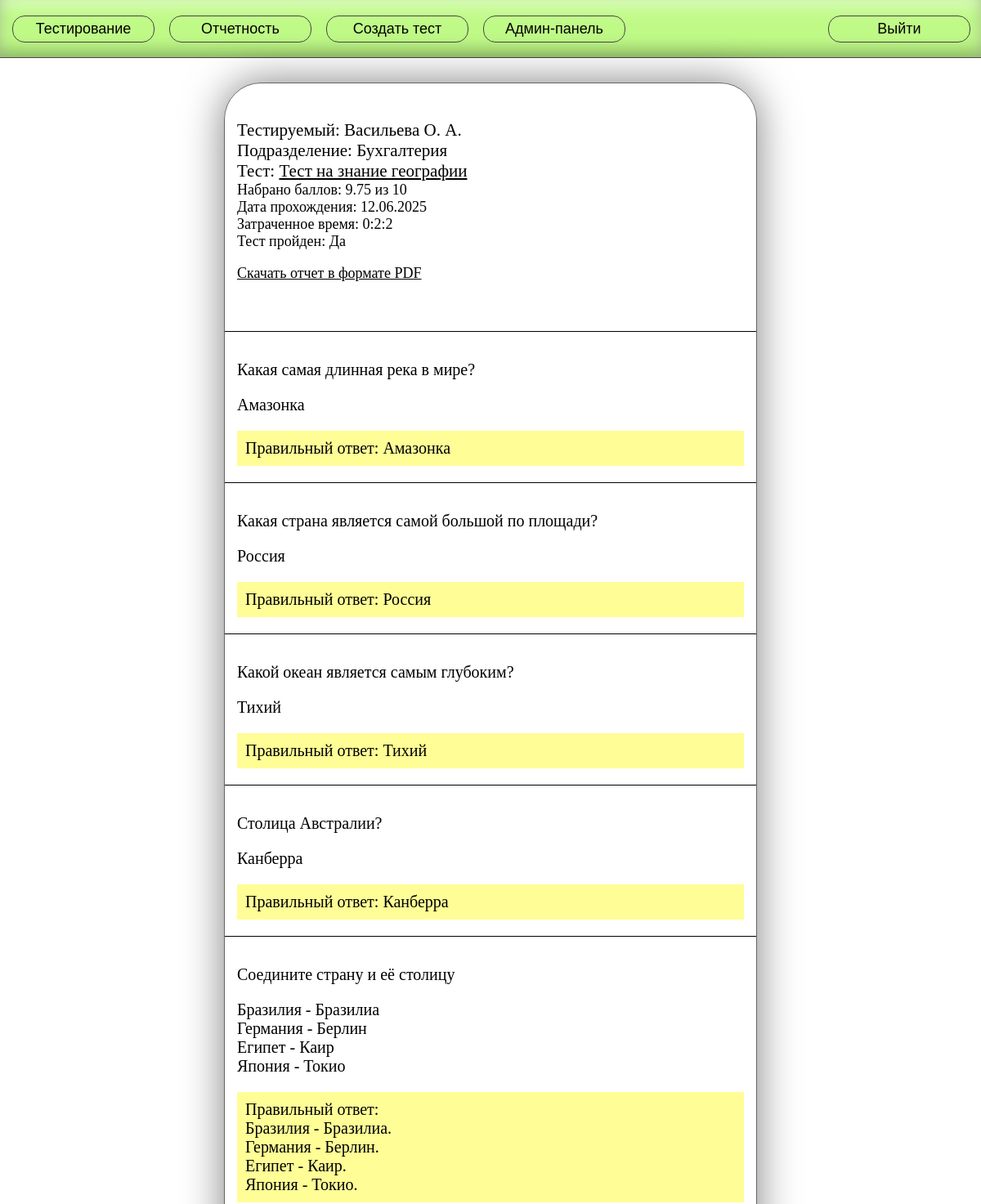
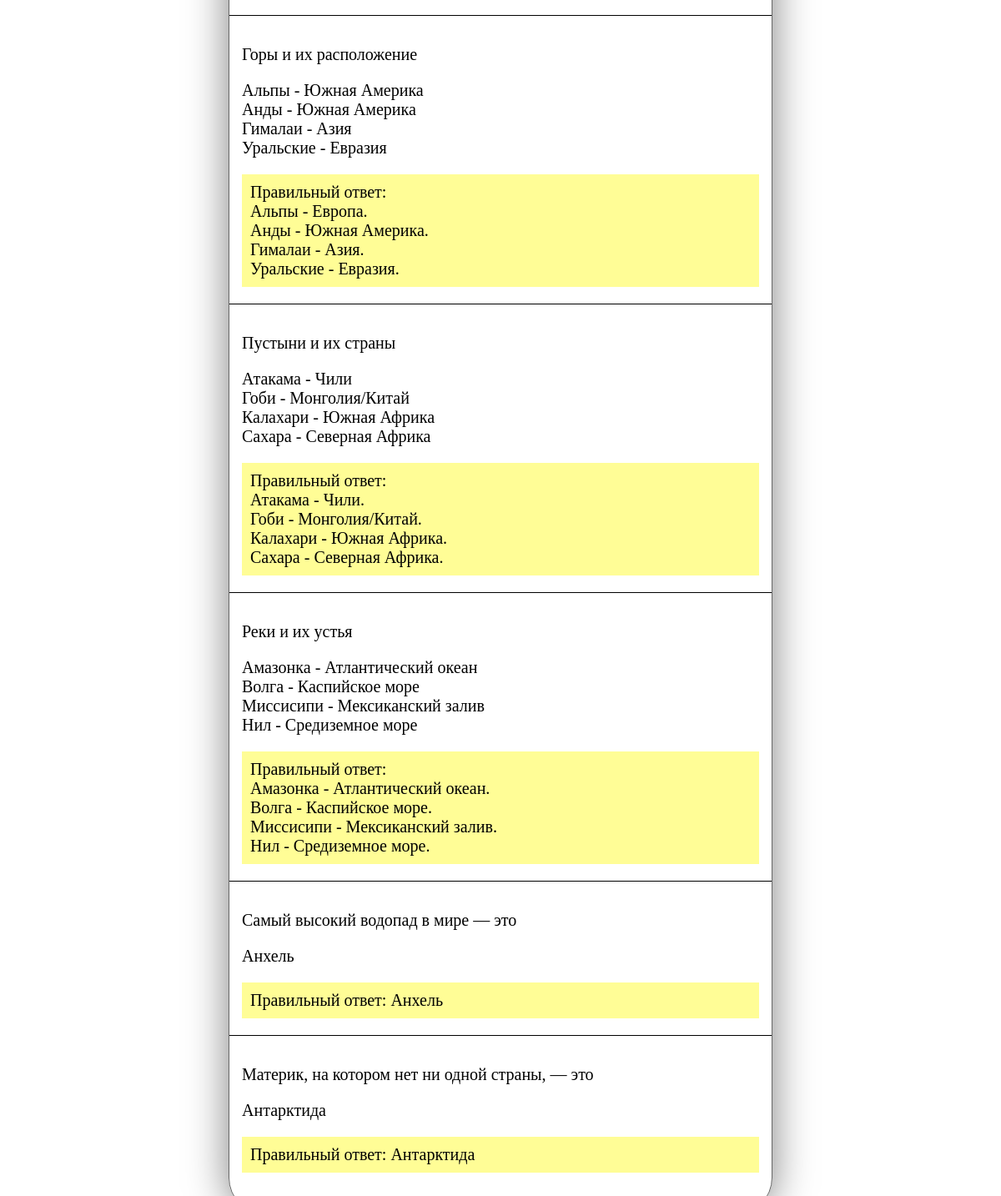
Page /reports/protocols/21/44 (signed in) on the earlier database version (2 pictures, top to bottom).
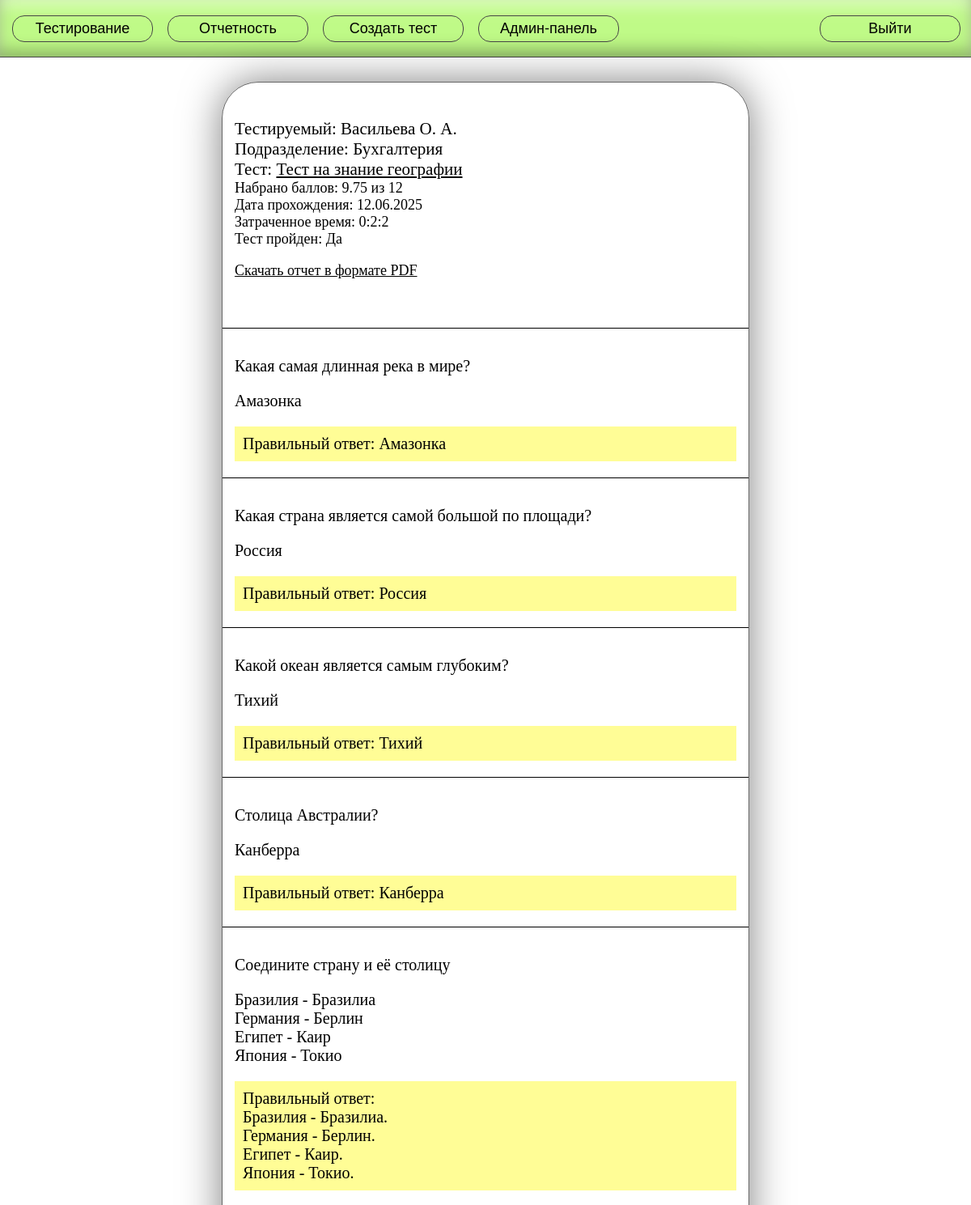
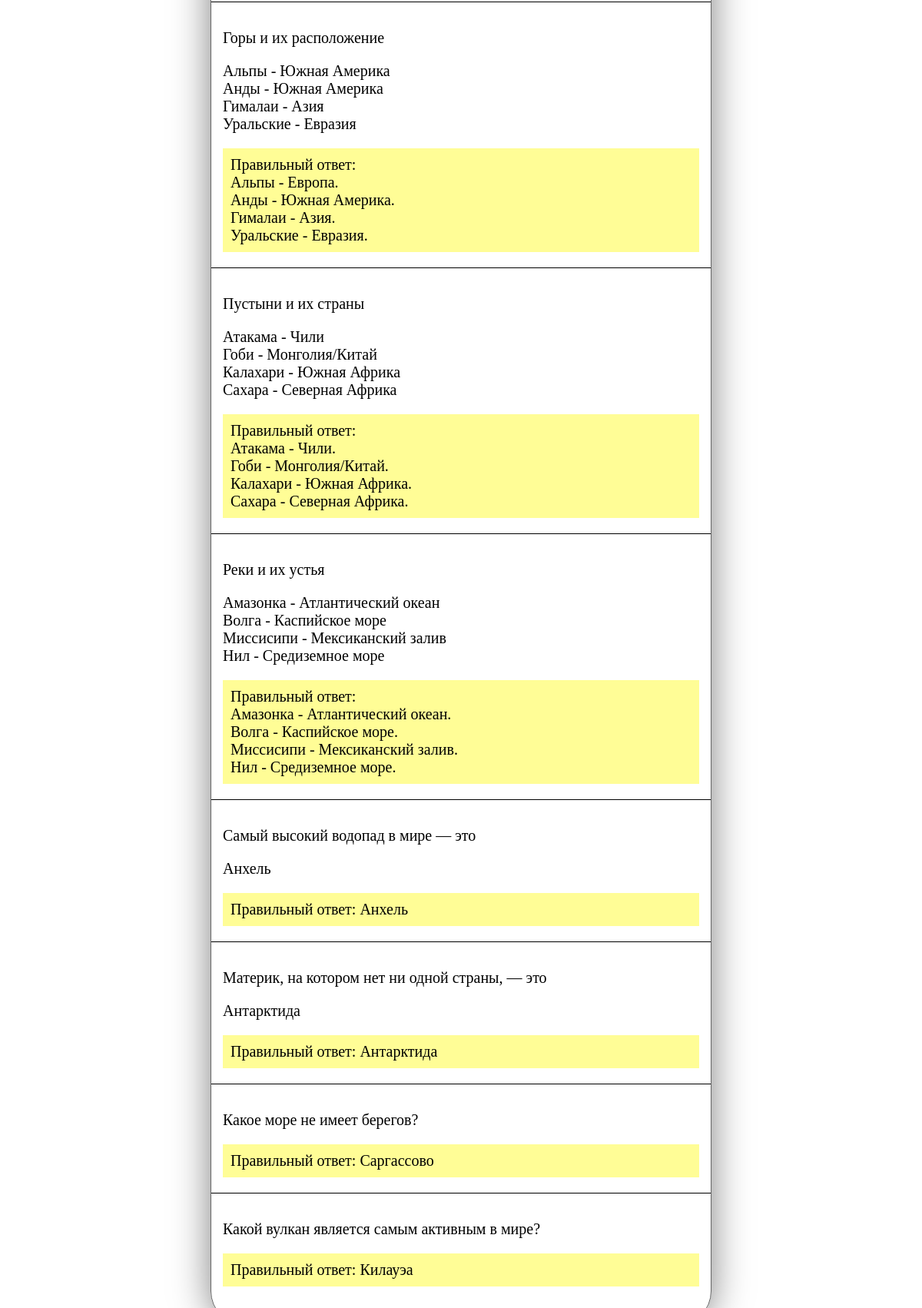
Same page on the later database version (2 pictures, top to bottom).
### main/models.py (models this page shows, shortened)
class Question(models.Model):
    question_types = [
        ('choose_one', 'Выбрать правильный'),
        ('pairs', 'На соответствие'),
        ('open_answer', 'Открытый вопрос'),
    ]
    test = models.ForeignKey(Test, on_delete=models.CASCADE)
    question_type = models.CharField(choices=question_types)
    question_text = models.CharField(max_length=1000, null=False)

class UserAnswer(models.Model):
    result = models.ForeignKey(Result, on_delete=models.CASCADE)
    question = models.ForeignKey(Question, on_delete=models.CASCADE)
    simple_answer = models.CharField(max_length=255, null=True)
    left_part = models.CharField(max_length=255, null=True)
    right_part = models.CharField(max_length=255, null=True)

class AnswerVariant(models.Model):
    question = models.ForeignKey(Question, on_delete=models.CASCADE)
    answer_text = models.CharField(max_length=255, null=False)
    is_correct = models.BooleanField(null=True)

class AnswerPair(models.Model):
    question = models.ForeignKey(Question, on_delete=models.CASCADE)
    left_part = models.CharField(max_length=255, null=False)
    right_part = models.CharField(max_length=255, null=False)

class AnswerOpen(models.Model):
    question = models.ForeignKey(Question, on_delete=models.CASCADE)
    correct_answer = models.CharField(max_length=255, null=False)

class Result(models.Model):
    test = models.ForeignKey(Test, on_delete=models.CASCADE)
    worker = models.ForeignKey(Worker, on_delete=models.CASCADE)
    result = models.FloatField(null=True)
    is_passed = models.BooleanField(null=True, default=False)
    start_date = models.DateTimeField(null=False)
    finish_date = models.DateTimeField(null=True)

class Worker(models.Model):
    worker_roles = [
        ('admin', 'Администратор'),
        ('curator', 'Куратор'),
        ('worker', 'Сотрудник'),
    ]
    user = models.OneToOneField(User, on_delete=models.CASCADE)
    role = models.CharField(choices=worker_roles)
    departament = models.ForeignKey(Departament, on_delete=models.CASCADE)
    job_title = models.CharField(max_length=255, null=True)
    full_name = models.CharField(max_length=255, null=False)

class Departament(models.Model):
    departament_name = models.CharField(max_length=255, null=False)
    def __str__(self):
        return f'{self.departament_name}'

### main/views.py (the view)
# urls.py: path('reports/protocols/<int:test_id>/<int:result_id>', worker_protocol, name='worker_protocol'),
@login_required(login_url='login')
def worker_protocol(request, test_id, result_id):
    role = get_role(request.user)
    worker = Worker.objects.get(user=request.user)
    test = Test.objects.get(id=test_id)
    if role in ['admin']:
        pass
    elif role in ['curator'] and test.curator == worker:
        pass
    else:
        return render(request, '403.html', {'messages': ['В доступе отказано']})
    result = Result.objects.get(id=result_id)
    attempt_questions = AttemptQuestion.objects.filter(result=result).values_list('question', flat=True)
    test_questions = Question.objects.filter(id__in=attempt_questions, test__id=test_id)
    if not test_questions.exists():  # old tests compatibility
        test_questions = Question.objects.filter(test__id=test_id)
    variants = AnswerVariant.objects.filter(question__test__id=test_id, is_correct=True)
    pairs = AnswerPair.objects.filter(question__test__id=test_id).order_by('left_part')
    open_answer = AnswerOpen.objects.filter(question__test__id=test_id)
    test_questions = test_questions.prefetch_related(
        Prefetch('answervariant_set', queryset=variants, to_attr='variants')
    )
    test_questions = test_questions.prefetch_related(
        Prefetch('answerpair_set', queryset=pairs, to_attr='pairs')
    )
    test_questions = test_questions.prefetch_related(
        Prefetch('answeropen_set', queryset=open_answer, to_attr='open_answer')
    )
    user_answers = UserAnswer.objects.filter(question__test=test, result=result)
    user_answers = user_answers.order_by('left_part')
    time_spent = result.finish_date - result.start_date
    return render(request, 'worker_protocol.html', {
        'test': test,
        'result': result,
        'time_spent': f'{time_spent.seconds // 3600}:'
                      f'{time_spent.seconds // 60 % 60}:{time_spent.seconds % 60}',
        'score': int(result.result) if round(result.result, 5) == int(result.result)
        else round(result.result, 5),
        'max_score': len(test_questions),
        'questions': test_questions,
        'user_answers': user_answers,
    })

### main/views.py (called while the page is built)
def get_role(user):
    worker = Worker.objects.get(user=user)
    if worker.role == 'admin':
        return 'admin'
    if worker.role == 'curator':
        return 'curator'
    if worker.role == 'worker':
        return 'worker'

### templates/worker_protocol.html (shortened to what this page needs)
{% extends 'header.html' %}
{% load static %}
{% block styles %}
    <link href="{% static '/css/test_result.css' %}" rel="stylesheet">
{% endblock styles %}
{% block body %}
<div class="test-result-content">
    <div class="result-wrapper">
        <div class="result-summary">
            <span class="worker">Тестируемый: {{ user_answers.0.result.worker.full_name }}</span><br>
            <span class="departament">Подразделение: {{ user_answers.0.result.worker.departament }}</span><br>
            <span class="test">Тест: <a href="/testing/{{ test.id }}">{{ test.test_name }}</a></span><br>
            <span>Набрано баллов: {{ score }} из {{ max_score }}</span><br>
            <span>Дата прохождения: {{ result.finish_date|date:"d.m.Y" }}</span><br>
            <span>Затраченное время: {{ time_spent }}</span><br>
            <span>Тест пройден: {% if result.is_passed %}Да{% else %}Нет{% endif %}</span><br>
            <p><a href="{% url 'download_pdf' test.id result.id %}">Скачать отчет в формате PDF</a></p>
            <br><br>
            </div>
        <div class="answers-container">
            {% for question in questions %}
                <div class="question-wrapper">
                    <p class="question_text">{{ question.question_text }}</p>
                    {% for answer in user_answers %}
                        {% if answer.question == question %}
                            {% if answer.question.question_type == 'choose_one' %}
                                <p class="user-answer">{{ answer.simple_answer }}</p>
                            {% elif answer.question.question_type == 'pairs' %}
                                <p class="pair">{{ answer.left_part }} - {{ answer.right_part }}</p>
                            {% elif answer.question.question_type == 'open_answer' %}
                                <p class="user-answer">{{ answer.simple_answer }}</p>
                            {% endif %}
                        {% endif %}
                    {% endfor %}
                    {% if question.question_type == 'choose_one' %}
                        <p class="correct-answer">
                                    Правильный ответ: {{ question.variants.0.answer_text }}</p>
                    {% elif question.question_type == 'pairs' %}
                        <p class="correct-answer">
                            Правильный ответ:<br>
                            {% for pair in question.pairs %}
                                    {{ pair.left_part }} - {{ pair.right_part }}.<br>
                            {% endfor %}
                        </p>
                    {% elif question.question_type == 'open_answer' %}
                        <p class="correct-answer">
                                    Правильный ответ: {{ question.open_answer.0.correct_answer }}</p>
                    {% endif %}
                </div>
            {% endfor %}
        </div>
    </div>
</div>
{% endblock %}

Differences in the rows shown:
added Question: question_text "Какое море не имеет берегов?", variants.0.answer_text "Саргассово"
added Question: question_text "Какой вулкан является самым активным в мире?", variants.0.answer_text "Килауэа"
Other differences:
{{ max_score }}: "10" → "12"
